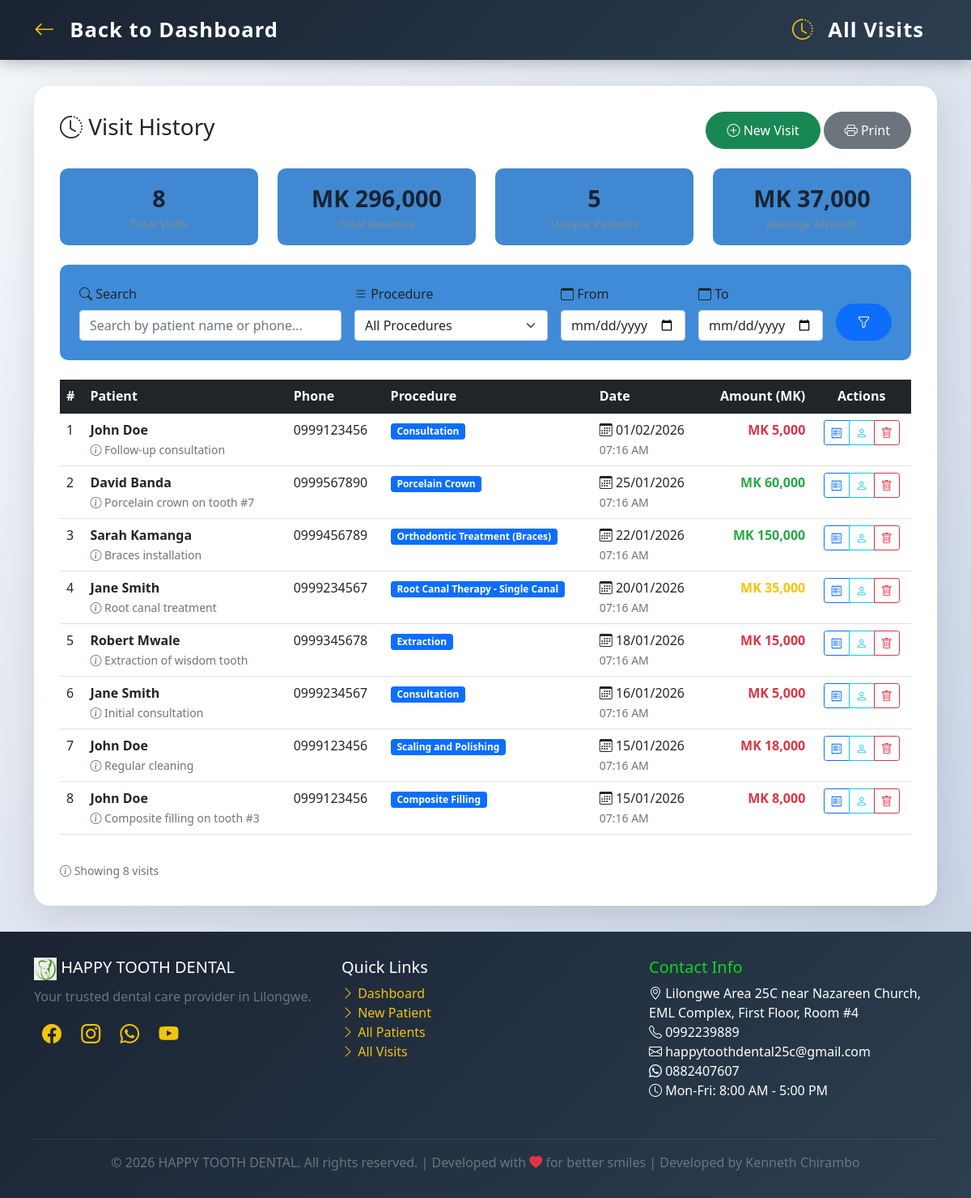
Page /visit.php (signed in) on the committed database.
### tables this page shows
CREATE TABLE visits (
    id INT PRIMARY KEY AUTO_INCREMENT,
    patient_id INT NOT NULL,
    procedure_id INT NOT NULL,
    visit_date DATE NOT NULL,
    amount DECIMAL(10,2) NOT NULL,
    notes TEXT,
    created_at TIMESTAMP DEFAULT CURRENT_TIMESTAMP,
    updated_at TIMESTAMP DEFAULT CURRENT_TIMESTAMP ON UPDATE CURRENT_TIMESTAMP,
    FOREIGN KEY (patient_id) REFERENCES patients(id) ON DELETE CASCADE,
    FOREIGN KEY (procedure_id) REFERENCES procedures(id)
);

CREATE TABLE patients (
    id INT PRIMARY KEY AUTO_INCREMENT,
    name VARCHAR(100) NOT NULL,
    phone VARCHAR(20),
    email VARCHAR(100),
    address TEXT,
    date_of_birth DATE,
    gender ENUM('Male', 'Female', 'Other'),
    created_at TIMESTAMP DEFAULT CURRENT_TIMESTAMP,
    updated_at TIMESTAMP DEFAULT CURRENT_TIMESTAMP ON UPDATE CURRENT_TIMESTAMP
);

CREATE TABLE procedures (
    id INT PRIMARY KEY,
    name VARCHAR(150) NOT NULL,
    price DECIMAL(10,2) NOT NULL,
    category VARCHAR(50),
    description TEXT,
    created_at TIMESTAMP DEFAULT CURRENT_TIMESTAMP
);

### visit.php (the view, shortened to what this page needs)
<?php
require_once 'database.php';
$search = isset($_GET['search']) ? trim($_GET['search']) : '';
$date_from = isset($_GET['date_from']) ? $_GET['date_from'] : '';
$date_to = isset($_GET['date_to']) ? $_GET['date_to'] : '';
$query = "
    SELECT v.id, p.name as patient_name, p.phone, p.id as patient_id,
           pr.name as procedure_name, v.visit_date, v.amount, v.notes,
           v.created_at
    FROM visits v
    JOIN patients p ON v.patient_id = p.id
    JOIN procedures pr ON v.procedure_id = pr.id
    WHERE 1=1
";
$params = [];
$query .= " ORDER BY v.visit_date DESC, v.created_at DESC";
$visits = [];
$total_revenue = 0;
try {
    $stmt = $pdo->prepare($query);
    $stmt->execute($params);
    $visits = $stmt->fetchAll();
    foreach ($visits as $visit) {
        $total_revenue += $visit['amount'];
    }
} catch(PDOException $e) {
    $error = 'Error loading visits: ' . $e->getMessage();
}
?>
<!DOCTYPE html>
<html lang="en">
<head>
    <link href="https://cdn.jsdelivr.net/npm/bootstrap@5.1.3/dist/css/bootstrap.min.css" rel="stylesheet">
    <link rel="stylesheet" href="https://cdn.jsdelivr.net/npm/bootstrap-icons@1.8.1/font/bootstrap-icons.css">
</head>
<body>
    <nav class="navbar navbar-expand-lg navbar-custom no-print">
        <div class="container">
            <a href="index.php" class="navbar-brand">
                <i class="bi bi-arrow-left"></i> Back to Dashboard
            </a>
            <span class="navbar-brand">
                <i class="bi bi-clock-history"></i> All Visits
            </span>
        </div>
    </nav>
    <div class="container flex-grow-1">
        <div class="main-card">
            <div class="d-flex justify-content-between align-items-center mb-4">
                <h3><i class="bi bi-clock-history"></i> Visit History</h3>
                <div>
                    <a href="add_visit.php" class="btn btn-success btn-action">
                        <i class="bi bi-plus-circle"></i> New Visit
                    </a>
                    <button onclick="window.print()" class="btn btn-secondary btn-action">
                        <i class="bi bi-printer"></i> Print
                    </button>
                </div>
            </div>
            <div class="row mb-4">
                <div class="col-md-3 col-6">
                    <div class="stat-box">
                        <div class="number"><?php echo count($visits); ?></div>
                        <div class="label">Total Visits</div>
                    </div>
                </div>
                <div class="col-md-3 col-6">
                    <div class="stat-box">
                        <div class="number">MK <?php echo number_format($total_revenue, 0); ?></div>
                        <div class="label">Total Revenue</div>
                    </div>
                </div>
                <div class="col-md-3 col-6">
                    <div class="stat-box">
                        <div class="number">
                            <?php
                            $unique_patients = array_unique(array_column($visits, 'patient_id'));
                            echo count($unique_patients);
                            ?>
                        </div>
                        <div class="label">Unique Patients</div>
                    </div>
                </div>
                <div class="col-md-3 col-6">
                    <div class="stat-box">
                        <div class="number">
                            <?php
                            $avg_amount = count($visits) > 0 ? $total_revenue / count($visits) : 0;
                            echo 'MK ' . number_format($avg_amount, 0);
                            ?>
                        </div>
                        <div class="label">Average Amount</div>
                    </div>
                </div>
            </div>
            <div class="filter-section no-print">
                <form method="GET" class="row g-3">
                    <div class="col-md-4">
                        <label class="form-label"><i class="bi bi-search"></i> Search</label>
                        <input type="text" class="form-control" name="search"
                               placeholder="Search by patient name or phone..."
                               value="<?php echo htmlspecialchars($search); ?>">
                    </div>
                    <div class="col-md-3">
                        <label class="form-label"><i class="bi bi-list"></i> Procedure</label>
                        <select class="form-select" name="procedure">
                            <option value="0">All Procedures</option>
                        </select>
                    </div>
                    <div class="col-md-2">
                        <label class="form-label"><i class="bi bi-calendar"></i> From</label>
                        <input type="date" class="form-control" name="date_from"
                               value="<?php echo $date_from; ?>">
                    </div>
                    <div class="col-md-2">
                        <label class="form-label"><i class="bi bi-calendar"></i> To</label>
                        <input type="date" class="form-control" name="date_to"
                               value="<?php echo $date_to; ?>">
                    </div>
                    <div class="col-md-1 d-flex align-items-end">
                        <button type="submit" class="btn btn-primary w-100 btn-action">
                            <i class="bi bi-funnel"></i>
                        </button>
                    </div>
                </form>
            </div>
            <div class="table-responsive">
                <table class="table table-hover">
                    <thead class="table-dark">
                        <tr>
                            <th>#</th>
                            <th>Patient</th>
                            <th>Phone</th>
                            <th>Procedure</th>
                            <th>Date</th>
                            <th class="text-end">Amount (MK)</th>
                            <th class="text-center">Actions</th>
                        </tr>
                    </thead>
                    <tbody>
                        <?php if (count($visits) > 0): ?>
                            <?php $counter = 1; ?>
                            <?php foreach ($visits as $visit): ?>
                                <?php
                                $amount_class = 'amount-low';
                                if ($visit['amount'] >= 50000) {
                                    $amount_class = 'amount-high';
                                } elseif ($visit['amount'] >= 20000) {
                                    $amount_class = 'amount-medium';
                                }
                                ?>
                                <tr>
                                    <td><?php echo $counter++; ?></td>
                                    <td>
                                        <strong><?php echo htmlspecialchars($visit['patient_name']); ?></strong>
                                        <?php if (!empty($visit['notes'])): ?>
                                            <br><small class="text-muted"><i class="bi bi-info-circle"></i> <?php echo htmlspecialchars(substr($visit['notes'], 0, 30)); ?></small>
                                        <?php endif; ?>
                                    </td>
                                    <td><?php echo htmlspecialchars($visit['phone']); ?></td>
                                    <td>
                                        <span class="badge bg-primary"><?php echo htmlspecialchars($visit['procedure_name']); ?></span>
                                    </td>
                                    <td>
                                        <i class="bi bi-calendar3"></i> <?php echo date('d/m/Y', strtotime($visit['visit_date'])); ?>
                                        <br><small class="text-muted"><?php echo date('h:i A', strtotime($visit['created_at'])); ?></small>
                                    </td>
                                    <td class="text-end <?php echo $amount_class; ?>">
                                        MK <?php echo number_format($visit['amount'], 0); ?>
                                    </td>
                                    <td class="text-center">
                                        <div class="btn-group" role="group">
                                            <a href="receipt.php?id=<?php echo $visit['id']; ?>" target="_blank"
                                               class="btn btn-sm btn-outline-primary" title="View Receipt">
                                                <i class="bi bi-receipt"></i>
                                            </a>
                                            <a href="patient_history.php?id=<?php echo $visit['patient_id']; ?>"
                                               class="btn btn-sm btn-outline-info" title="Patient History">
                                                <i class="bi bi-person"></i>
                                            </a>
                                            <button onclick="deleteVisit(<?php echo $visit['id']; ?>)"
                                                    class="btn btn-sm btn-outline-danger" title="Delete">
                                                <i class="bi bi-trash"></i>
                                            </button>
                                        </div>
                                    </td>
                                </tr>
                            <?php endforeach; ?>
                        <?php endif; ?>
                    </tbody>
                </table>
            </div>
            <div class="mt-3 no-print">
                <small class="text-muted">
                    <i class="bi bi-info-circle"></i>
                    Showing <?php echo count($visits); ?> visits
                </small>
            </div>
        </div>
    </div>
    <footer class="footer">
        <div class="container">
            <div class="row">
                <div class="col-md-4 mb-3">
                    <h5><img src="Screenshot%20(1)_5509.jpg" alt="Happy Tooth Dental logo" class="brand-logo" style="width:28px;height:28px;"> <?php echo CLINIC_NAME; ?></h5>
                    <p class="text-muted">Your trusted dental care provider in Lilongwe.</p>
                    <div class="social-icons">
                        <a href="#"><i class="bi bi-facebook"></i></a>
                        <a href="#"><i class="bi bi-instagram"></i></a>
                        <a href="#"><i class="bi bi-whatsapp"></i></a>
                        <a href="#"><i class="bi bi-youtube"></i></a>
                    </div>
                </div>
                <div class="col-md-4 mb-3">
                    <h5>Quick Links</h5>
                    <ul class="list-unstyled">
                        <li><a href="index.php"><i class="bi bi-chevron-right"></i> Dashboard</a></li>
                        <li><a href="add_patient.php"><i class="bi bi-chevron-right"></i> New Patient</a></li>
                        <li><a href="patients.php"><i class="bi bi-chevron-right"></i> All Patients</a></li>
                        <li><a href="visit.php"><i class="bi bi-chevron-right"></i> All Visits</a></li>
                    </ul>
                </div>
                <div class="col-md-4 mb-3">
                    <h5 style="color: #10d420;">Contact Info</h5>
                    <ul class="list-unstyled">
                        <li><i class="bi bi-geo-alt"></i> <?php echo CLINIC_LOCATION; ?></li>
                        <li><i class="bi bi-telephone"></i> <?php echo CLINIC_CONTACT; ?></li>
                        <li><i class="bi bi-envelope"></i> happytoothdental25c@gmail.com</li>
                        <li><i class="bi bi-whatsapp"></i> 0882407607</li>
                        <li><i class="bi bi-clock"></i> Mon-Fri: 8:00 AM - 5:00 PM</li>
                    </ul>
                </div>
            </div>
            <hr class="bg-secondary">
            <div class="text-center text-muted">
                <p>&copy; <?php echo date('Y'); ?> <?php echo CLINIC_NAME; ?>. All rights reserved. | Developed with <i class="bi bi-heart-fill text-danger"></i> for better smiles | Developed by Kenneth Chirambo</p>
            </div>
        </div>
    </footer>
</body>
</html>

### visit.php (style rules this page uses)
:root { --primary-color: #1a2332; --secondary-color: #2d8cf0; }
body { font-family: 'Segoe UI', Tahoma, Geneva, Verdana, sans-serif; background: linear-gradient(135deg, #f5f7fa 0%, #c3cfe2 100%); min-height: 100vh; display: flex; flex-direction: column; }
.navbar-custom { background: linear-gradient(135deg, #1a2332 0%, #2c3e50 100%); box-shadow: 0 2px 20px rgba(0,0,0,0.3); padding: 0.8rem 0; }
.navbar-brand { font-weight: bold; color: #ffffff !important; font-size: 1.6rem; letter-spacing: 1px; }
.navbar-brand i { margin-right: 10px; color: #f1c40f; }
.btn-action { border-radius: 25px; padding: 10px 25px; font-weight: 500; transition: all 0.3s; }
.main-card { background: white; border-radius: 20px; padding: 2rem; box-shadow: 0 10px 40px rgba(0,0,0,0.1); margin-top: 2rem; margin-bottom: 2rem; animation: fadeInUp 0.5s ease; }
.stat-box { background: #1971c9d3; border-radius: 10px; padding: 15px; text-align: center; transition: all 0.3s; }
.stat-box .number { font-size: 1.8rem; font-weight: bold; color: var(--primary-color); }
.stat-box .label { color: #7f8c8d; font-size: 0.9rem; }
.filter-section { background: #1d77d1d8; border-radius: 10px; padding: 1.5rem; margin-bottom: 1.5rem; }
.table-hover tbody tr { cursor: pointer; transition: all 0.2s; }
.footer { background: linear-gradient(135deg, #1a2332 0%, #2c3e50 100%); color: white; padding: 2rem 0 1rem; margin-top: auto; }
.footer a { color: #f1c40f; text-decoration: none; }
.footer .social-icons i { font-size: 1.5rem; margin: 0 10px; transition: all 0.3s; }
.amount-high { color: #28a745; font-weight: bold; }
.amount-medium { color: #ffc107; font-weight: bold; }
.amount-low { color: #dc3545; font-weight: bold; }

### rows in the picture
visits: patient.name "John Doe", notes "Follow-up consultation", patient.phone "0999123456", procedure.name "Consultation", visit_date "01/02/2026", created_at "07:16 AM", amount "5,000"
visits: patient.name "David Banda", notes "Porcelain crown on tooth #7", patient.phone "0999567890", procedure.name "Porcelain Crown", visit_date "25/01/2026", created_at "07:16 AM", amount "60,000"
visits: patient.name "Sarah Kamanga", notes "Braces installation", patient.phone "0999456789", procedure.name "Orthodontic Treatment (Braces)", visit_date "22/01/2026", created_at "07:16 AM", amount "150,000"
visits: patient.name "Jane Smith", notes "Root canal treatment", patient.phone "0999234567", procedure.name "Root Canal Therapy - Single Canal", visit_date "20/01/2026", created_at "07:16 AM", amount "35,000"
visits: patient.name "Robert Mwale", notes "Extraction of wisdom tooth", patient.phone "0999345678", procedure.name "Extraction", visit_date "18/01/2026", created_at "07:16 AM", amount "15,000"
visits: patient.name "Jane Smith", notes "Initial consultation", patient.phone "0999234567", procedure.name "Consultation", visit_date "16/01/2026", created_at "07:16 AM", amount "5,000"
visits: patient.name "John Doe", notes "Regular cleaning", patient.phone "0999123456", procedure.name "Scaling and Polishing", visit_date "15/01/2026", created_at "07:16 AM", amount "18,000"
visits: patient.name "John Doe", notes "Composite filling on tooth #3", patient.phone "0999123456", procedure.name "Composite Filling", visit_date "15/01/2026", created_at "07:16 AM", amount "8,000"

### other values in the picture
count($visits) "8"
$total_revenue "296,000"
count($unique_patients) "5"
$avg_amount "37,000"
CLINIC_NAME "HAPPY TOOTH DENTAL"
CLINIC_LOCATION "Lilongwe Area 25C near Nazareen Church, EML Complex, First Floor, Room #4"
CLINIC_CONTACT "0992239889"
